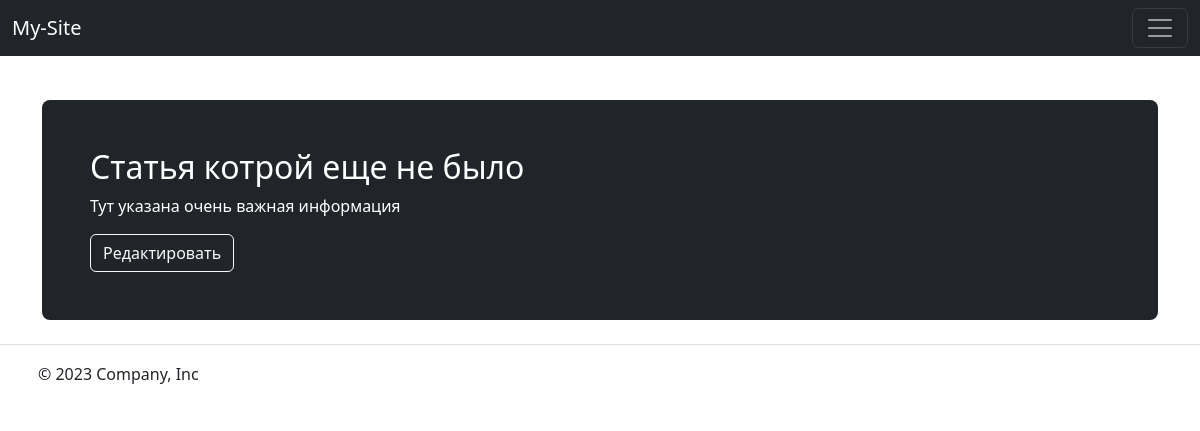
/post/6, run on the app's committed database.
### tables this page shows
CREATE TABLE posts (
id integer PRIMARY KEY AUTOINCREMENT,
title text NOT NULL,
text text NOT NULL,
time integer NOT NULL
);

### app.py (the view)
@app.route("/post/<int:post_id>")
def show_post(post_id):
    db = get_db()
    dbase = FDataBase(db)
    post_title, post_text = dbase.getPost(post_id)
    if not post_title:
        abort(404)
    context = {
        'title': post_title,
        'menu': dbase.get_menu(),
        'post_title': post_title,
        'post_text': post_text
    }
    return render_template('post.html', context=context)

### FDataBase.py (called while the page is built)
    def get_menu(self):
        sql = """SELECT * FROM mainmenu"""
        try:
            self.__cur.execute(sql)
            res = self.__cur.fetchall()
            if res:
                return res
        except sqlite3.Error as ex:
            print(ex)
            print("Ошибка чтения из БД")
        return []

    def getPost(self, post_id):
        try:
            self.__cur.execute(f""" SELECT title, text FROM posts WHERE id={post_id} LIMIT 1""")
            res = self.__cur.fetchone()
            if res:
                return res
        except sqlite3.Error as ex:
            print(ex, "Ошибка чтения из БД")
        return (False, False)

### app.py (called while the page is built)
def connect_db():
    conn = sqlite3.connect(app.config['DATABASE'])
    conn.row_factory = sqlite3.Row
    return conn

def get_db():
    if not hasattr(g, 'link_db'):
        g.link_db = connect_db()
    return g.link_db

### templates/post.html (shortened to what this page needs)
{% extends 'base.html' %}
{% block content %}
<div class="container" style="margin-top:100px;">
    <div class="row">
        <div class="col-md-12">
            <div class="h-100 p-5 text-bg-dark rounded-3">
                <h2>{{ context.post_title}}</h2>
                <p>{{ context.post_text }}</p>
                <button class="btn btn-outline-light" type="button">Редактировать</button>
            </div>
        </div>
    </div>
</div>
{% endblock content %}

### data on the page
posts: post_title "Статья котрой еще не было", post_text "Тут указана очень важная информация"
